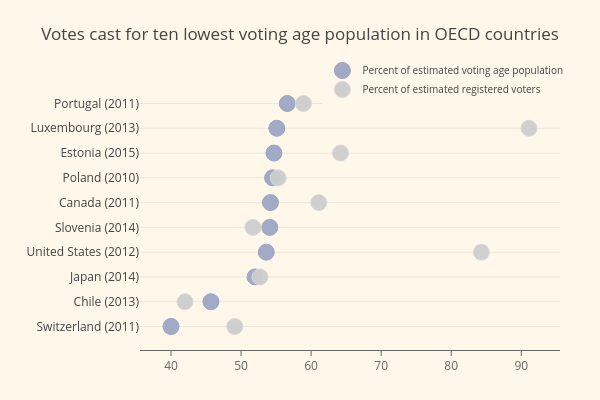

The notebook cell saved with this chart:
### Markdown cell above
# Scatter Plots
## Categorical Dot Plot

### Code cell
val country = Seq(
  "Switzerland (2011)",
  "Chile (2013)",
  "Japan (2014)",
  "United States (2012)",
  "Slovenia (2014)",
  "Canada (2011)",
  "Poland (2010)",
  "Estonia (2015)",
  "Luxembourg (2013)",
  "Portugal (2011)"
)

val votingPop = Seq(
  40.0, 45.7, 52.0, 53.6, 54.1, 54.2, 54.5, 54.7, 55.1, 56.6
)

val regVoters = Seq(
  49.1, 42.0, 52.7, 84.3, 51.7, 61.1, 55.3, 64.2, 91.1, 58.9
)

val trace1 = Scatter(votingPop, country)
  .withMode(ScatterMode(ScatterMode.Markers))
  .withName("Percent of estimated voting age population")
  .withMarker(
    Marker()
      .withColor(Color.RGBA(156, 165, 196, 0.95))
      .withLine(
        Line()
          .withColor(Color.RGBA(156, 165, 196, 1.0))
          .withWidth(1.0)
      )
      .withSymbol(Symbol.Circle())
      .withSize(16)
  )

val trace2 = Scatter(regVoters, country)
  .withMode(ScatterMode(ScatterMode.Markers))
  .withName("Percent of estimated registered voters")
  .withMarker(
    Marker()
      .withColor(Color.RGBA(204, 204, 204, 0.95))
      .withLine(
        Line()
          .withColor(Color.RGBA(217, 217, 217, 1.0))
          .withWidth(1.0)
      )
      .withSymbol(Symbol.Circle())
      .withSize(16)
  )

val data = Seq(trace1, trace2)

val layout = Layout()
  .withTitle("Votes cast for ten lowest voting age population in OECD countries")
  .withXaxis(
    Axis()
      .withShowgrid(false)
      .withShowline(true)
      .withLinecolor(Color.RGB(102, 102, 102))
      .withTitlefont(Font(Color.RGB(204, 204, 204)))
      .withTickfont(Font(Color.RGB(102, 102, 102)))
      .withAutotick(false)
      .withDtick(10.0)
      .withTicks(Ticks.Outside)
      .withTickcolor(Color.RGB(102, 102, 102))
  )
  .withMargin(
    Margin()
      .withL(140)
      .withR(40)
      .withB(50)
      .withT(80)
  )
  .withLegend(
    Legend()
      .withFont(Font(10))
      .withYanchor(Anchor.Middle)
      .withXanchor(Anchor.Right)
  )
  .withWidth(600)
  .withHeight(400)
  .withPaper_bgcolor(Color.RGB(254, 247, 234))
  .withPlot_bgcolor(Color.RGB(254, 247, 234))
  .withHovermode(HoverMode.Closest)

plot(data, layout)

### Figure 1 — Plotly figure (JSON) as saved in the notebook; plotly's stock layout.template omitted (floating-point values rounded to 4 significant figures)
{"data": [{"marker": {"color": "rgba(156, 165, 196, 0.95)", "line": {"color": "rgba(156, 165, 196, 1.0)", "width": 1.0}, "size": 16, "symbol": "circle"}, "mode": "markers", "name": "Percent of estimated voting age population", "type": "scatter", "x": [40.0, 45.7, 52.0, 53.6, 54.1, 54.2, 54.5, 54.7, 55.1, 56.6], "y": ["Switzerland (2011)", "Chile (2013)", "Japan (2014)", "United States (2012)", "Slovenia (2014)", "Canada (2011)", "Poland (2010)", "Estonia (2015)", "Luxembourg (2013)", "Portugal (2011)"]}, {"marker": {"color": "rgba(204, 204, 204, 0.95)", "line": {"color": "rgba(217, 217, 217, 1.0)", "width": 1.0}, "size": 16, "symbol": "circle"}, "mode": "markers", "name": "Percent of estimated registered voters", "type": "scatter", "x": [49.1, 42.0, 52.7, 84.3, 51.7, 61.1, 55.3, 64.2, 91.1, 58.9], "y": ["Switzerland (2011)", "Chile (2013)", "Japan (2014)", "United States (2012)", "Slovenia (2014)", "Canada (2011)", "Poland (2010)", "Estonia (2015)", "Luxembourg (2013)", "Portugal (2011)"]}], "layout": {"height": 400, "hovermode": "closest", "legend": {"font": {"size": 10}, "xanchor": "right", "yanchor": "middle"}, "margin": {"b": 50, "l": 140, "r": 40, "t": 80}, "paper_bgcolor": "rgb(254, 247, 234)", "plot_bgcolor": "rgb(254, 247, 234)", "title": "Votes cast for ten lowest voting age population in OECD countries", "width": 600, "xaxis": {"autotick": false, "dtick": 10.0, "linecolor": "rgb(102, 102, 102)", "showgrid": false, "showline": true, "tickcolor": "rgb(102, 102, 102)", "tickfont": {"color": "rgb(102, 102, 102)"}, "ticks": "outside", "titlefont": {"color": "rgb(204, 204, 204)"}}}}
